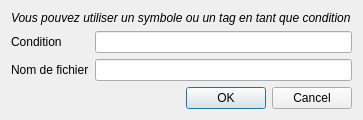
<?xml version="1.0" encoding="UTF-8"?>
<ui version="4.0">
 <class>filenameWindow</class>
 <widget class="QDialog" name="filenameWindow">
  <property name="windowModality">
   <enum>Qt::WindowModal</enum>
  </property>
  <property name="geometry">
   <rect>
    <x>0</x>
    <y>0</y>
    <width>363</width>
    <height>112</height>
   </rect>
  </property>
  <property name="windowTitle">
   <string>Grabber - Ajouter un symbole personnalisé</string>
  </property>
  <property name="windowIcon">
   <iconset resource="../resources.qrc">
    <normaloff>:/images/icon.ico</normaloff>:/images/icon.ico</iconset>
  </property>
  <layout class="QFormLayout" name="formLayout">
   <item row="0" column="0" colspan="2">
    <widget class="QLabel" name="label_3">
     <property name="text">
      <string>&lt;i&gt;Vous pouvez utiliser un symbole ou un tag en tant que condition&lt;/i&gt;</string>
     </property>
    </widget>
   </item>
   <item row="1" column="0">
    <widget class="QLabel" name="label">
     <property name="text">
      <string>Condition</string>
     </property>
    </widget>
   </item>
   <item row="1" column="1">
    <widget class="QLineEdit" name="lineCondition"/>
   </item>
   <item row="2" column="0">
    <widget class="QLabel" name="label_2">
     <property name="text">
      <string>Nom de fichier</string>
     </property>
    </widget>
   </item>
   <item row="3" column="0" colspan="2">
    <widget class="QDialogButtonBox" name="buttonBox">
     <property name="orientation">
      <enum>Qt::Horizontal</enum>
     </property>
     <property name="standardButtons">
      <set>QDialogButtonBox::Cancel|QDialogButtonBox::Ok</set>
     </property>
    </widget>
   </item>
   <item row="2" column="1">
    <widget class="QLineEdit" name="lineFilename"/>
   </item>
  </layout>
 </widget>
 <resources>
  <include location="../resources.qrc"/>
 </resources>
 <connections>
  <connection>
   <sender>buttonBox</sender>
   <signal>accepted()</signal>
   <receiver>filenameWindow</receiver>
   <slot>accept()</slot>
   <hints>
    <hint type="sourcelabel">
     <x>236</x>
     <y>87</y>
    </hint>
    <hint type="destinationlabel">
     <x>157</x>
     <y>274</y>
    </hint>
   </hints>
  </connection>
  <connection>
   <sender>buttonBox</sender>
   <signal>rejected()</signal>
   <receiver>filenameWindow</receiver>
   <slot>reject()</slot>
   <hints>
    <hint type="sourcelabel">
     <x>252</x>
     <y>87</y>
    </hint>
    <hint type="destinationlabel">
     <x>286</x>
     <y>274</y>
    </hint>
   </hints>
  </connection>
 </connections>
</ui>
